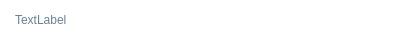
<?xml version="1.0" encoding="UTF-8"?>
<ui version="4.0">
 <class>ListItem</class>
 <widget class="QWidget" name="ListItem">
  <property name="geometry">
   <rect>
    <x>0</x>
    <y>0</y>
    <width>400</width>
    <height>40</height>
   </rect>
  </property>
  <property name="windowTitle">
   <string notr="true">Form</string>
  </property>
  <property name="autoFillBackground">
   <bool>false</bool>
  </property>
  <property name="styleSheet">
   <string notr="true">QWidget#ListItem {
	background: transparent;
	border: none;
}

QLabel {
	padding: 8px 12px;
	background: transparent;
	color: #6d8094;
	border-radius: 12px;
}

QLabel:hover {
	background: #edf3f7;
	color: #425d76;
}

QLabel[itemActive=&quot;true&quot;],
QLabel:hover[itemActive=&quot;true&quot;] {
	background: #e5eff6;
	color: #315d82;
	font-weight: 600;
}

QLabel:focus {
	border: 1px solid #82abc9;
}</string>
  </property>
  <layout class="QVBoxLayout" name="verticalLayout">
   <property name="spacing">
    <number>0</number>
   </property>
   <property name="leftMargin">
    <number>0</number>
   </property>
   <property name="topMargin">
    <number>0</number>
   </property>
   <property name="rightMargin">
    <number>0</number>
   </property>
   <property name="bottomMargin">
    <number>0</number>
   </property>
   <item>
    <widget class="QLabel" name="label">
     <property name="focusPolicy">
      <enum>Qt::TabFocus</enum>
     </property>
     <property name="text">
      <string notr="true">TextLabel</string>
     </property>
     <property name="margin">
      <number>0</number>
     </property>
    </widget>
   </item>
  </layout>
 </widget>
 <resources/>
 <connections/>
</ui>
